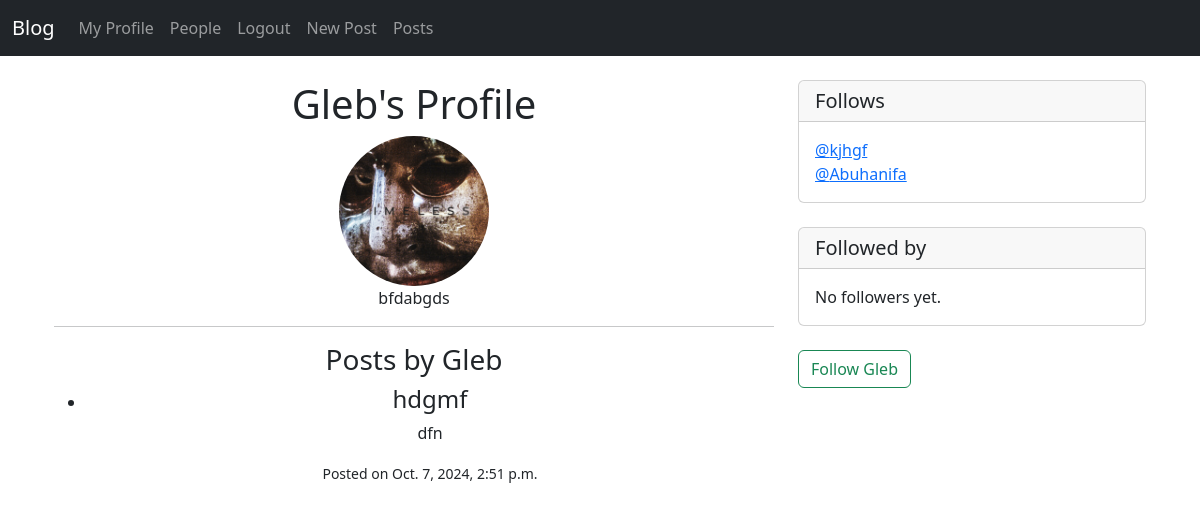
/profile/13/ (signed in), run on the app's committed database.
### user/models.py (models this page shows, shortened)
class Profile(models.Model):
    user = models.OneToOneField(User, on_delete=models.CASCADE)
    bio = models.TextField(max_length=2500)
    profile_pic = models.ImageField(blank=True, null=True)

class Follow(models.Model):
    follower = models.ForeignKey(User, related_name='follower', on_delete=models.CASCADE)
    following = models.ForeignKey(User, related_name='following', on_delete=models.CASCADE)

### blog/models.py (models this page shows, shortened)
class Post(models.Model):
    title = models.CharField(max_length=300)
    content = models.TextField(max_length=2500)
    created_at = models.DateTimeField(auto_now_add=True)
    author = models.ForeignKey(User, on_delete=models.CASCADE)
    class Meta:
        verbose_name = "Post"
        verbose_name_plural = 'Posts'

### user/views.py (the view, shortened to what this page needs)
# urls.py: path('profile/<int:pk>/', views.profile_view, name='profile_view'),
def profile_view(request, pk):
    if request.user.is_authenticated:
        profile = get_object_or_404(Profile, user_id=pk)
        followers = Follow.objects.filter(following=profile.user)
        followings = Follow.objects.filter(follower=profile.user)
        posts = Post.objects.filter(author=profile.user)
        is_following = Follow.objects.filter(follower=request.user, following=profile.user).exists()
        if profile.user == request.user:
            is_self = True
        else:
            is_self = False
        return render(request, 'profile.html', {
            'profile': profile,
            'followers': followers,
            'followings': followings,
            'is_following': is_following,
            'is_self': is_self,
            'posts': posts,
        })
    else:
        messages.error(request, "You must be logged in!")
        return redirect("home")

### templates/profile.html (shortened to what this page needs)
{% extends "base.html" %}
{% load static %}
{% block content %}
{% if profile %}
<div class="container">
    <div class="row">
        <div class="col-md-8 text-center">
            <h1>{{ profile.user.username }}'s Profile</h1>
            {% if profile.profile_pic %}
                <img src="{{ profile.profile_pic.url }}" alt="{{ profile.user.username }}'s profile picture" class="img-fluid rounded-circle" style="max-width: 150px; max-height: 150px;">
            {% else %}
                <img src="{% static 'images/default_profile_pic.png' %}" alt="Default profile picture" class="img-fluid rounded-circle" style="max-width: 150px; max-height: 150px;">
            {% endif %}
            <p>{{ profile.bio }}</p>
            <hr/>
            <h3>Posts by {{ profile.user.username }}</h3>
            {% if posts %}
                <ul>
                    {% for post in posts %}
                        <li>
                            <h4>{{ post.title }}</h4>
                            <p>{{ post.content|truncatewords:50 }}</p>
                            <small>Posted on {{ post.created_at }}</small>
                        </li>
                    {% endfor %}
                </ul>
            {% else %}
                <p>{{ profile.user.username }} hasn't written any posts yet.</p>
            {% endif %}
        </div>
        <div class="col-md-4">
            <div class="card">
                <h5 class="card-header">Follows</h5>
                <div class="card-body">
                    <p class="card-text">
                        {% for following in followings %}
                            <a href="{% url 'profile_view' following.following.id %}">@{{ following.following.username }}</a><br/>
                        {% empty %}
                            <span>No followings yet.</span>
                        {% endfor %}
                    </p>
                </div>
            </div>
            <br/>
            <div class="card">
                <h5 class="card-header">Followed by</h5>
                <div class="card-body">
                    <p class="card-text">
                        {% for follower in followers %}
                            <a href="{% url 'profile_view' follower.follower.id %}">@{{ follower.follower.username }}</a><br/>
                        {% empty %}
                            <span>No followers yet.</span>
                        {% endfor %}
                    </p>
                </div>
            </div>
            <br/>
            <form method="POST" style="{% if is_self %}display: none;{% endif %}">
                {% if is_following %}
                    <button class="btn btn-outline-danger" name="follow" value="unfollow" type="submit">
                        Unfollow {{ profile.user.username }}
                    </button>
                {% else %}
                    <button class="btn btn-outline-success" name="follow" value="follow" type="submit">
                        Follow {{ profile.user.username }}
                    </button>
                {% endif %}
            </form>
        </div>
    </div>
</div>
{% endif %}
{% endblock %}

### data on the page
Profile: user.username "Gleb", profile_pic (picture), bio "bfdabgds"
Post: title "hdgmf", content "dfn", created_at "Oct. 7, 2024, 2:51 p.m."
Follow: following.username "kjhgf"
Follow: following.username "Abuhanifa"
